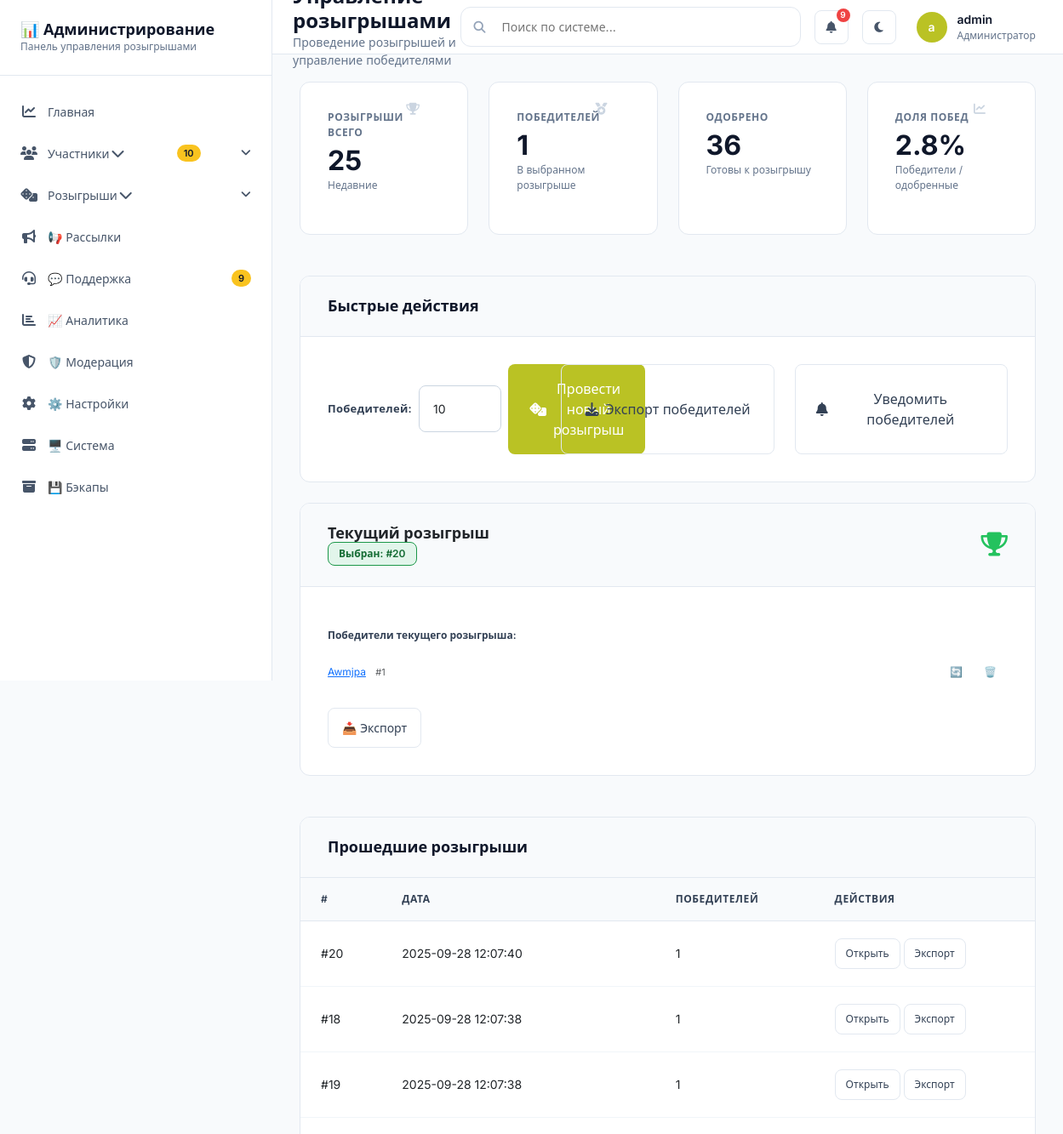
/admin/lottery (signed in, upper part), run on an earlier commit of the app's database.
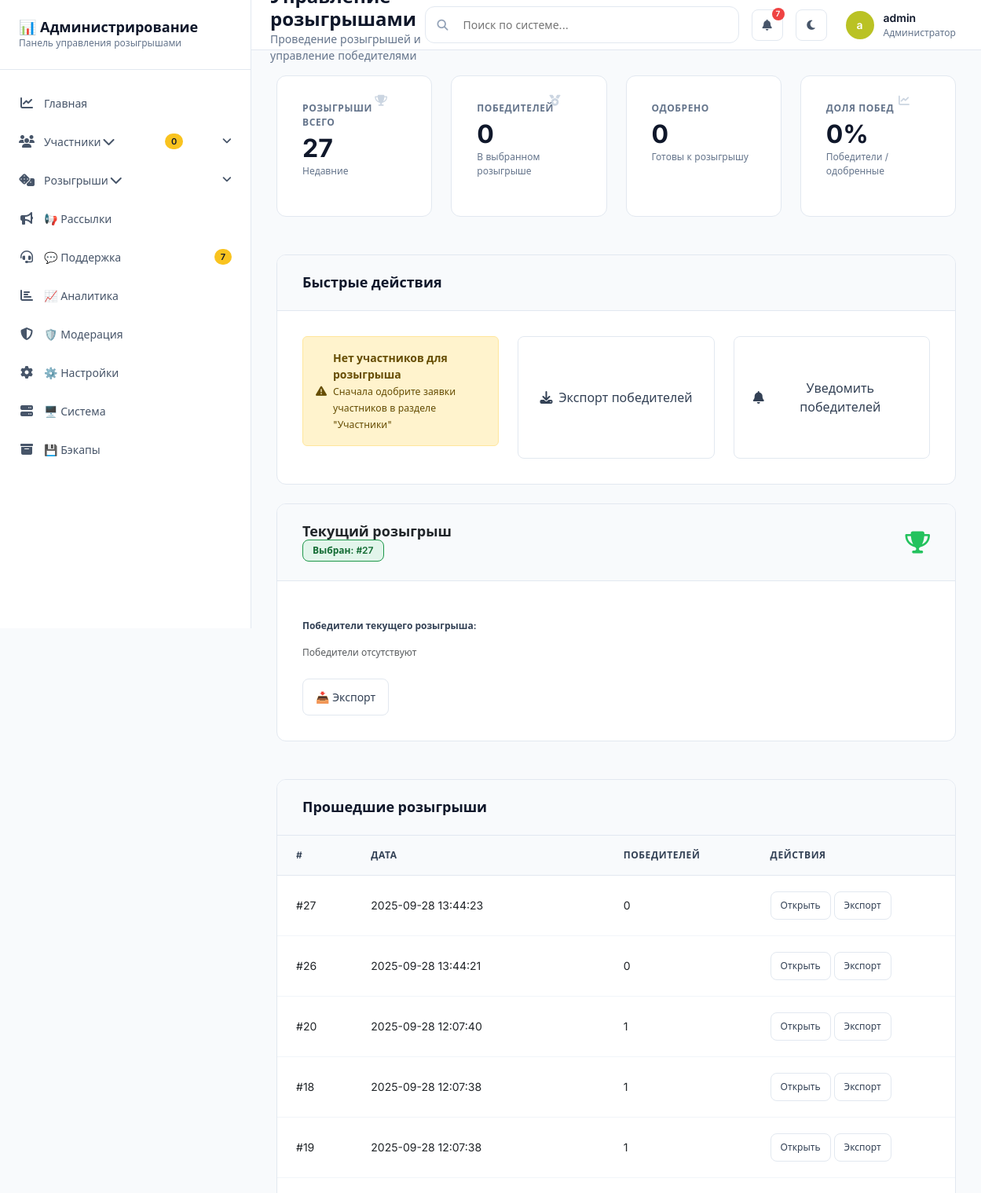
And on a later commit of the database.
### tables this page shows
CREATE TABLE lottery_runs (
        id INTEGER PRIMARY KEY AUTOINCREMENT,
        seed TEXT NOT NULL,
        executed_at TIMESTAMP DEFAULT CURRENT_TIMESTAMP,
        winners_count INTEGER NOT NULL
    );

CREATE TABLE winners (
        id INTEGER PRIMARY KEY AUTOINCREMENT,
        run_id INTEGER NOT NULL,
        participant_id INTEGER NOT NULL,
        lottery_date TIMESTAMP DEFAULT CURRENT_TIMESTAMP,
        position INTEGER,
        prize_description TEXT,
        claimed BOOLEAN DEFAULT FALSE,
        FOREIGN KEY(run_id) REFERENCES lottery_runs(id),
        FOREIGN KEY(participant_id) REFERENCES participants(id)
    );

CREATE TABLE participants (
        id INTEGER PRIMARY KEY AUTOINCREMENT,
        telegram_id BIGINT UNIQUE NOT NULL,
        username TEXT,
        full_name TEXT NOT NULL,
        phone_number TEXT UNIQUE NOT NULL,
        loyalty_card TEXT UNIQUE NOT NULL,
        photo_path TEXT,
        status TEXT DEFAULT 'pending',
        registration_date TIMESTAMP DEFAULT CURRENT_TIMESTAMP,
        updated_at TIMESTAMP
    , admin_notes TEXT);

### web/routes/admin.py (the view)
@admin_bp.route("/lottery")
@login_required
def lottery():
    db = _get_admin_db()
    runs = db.list_lottery_runs(limit=50)
    selected_run = request.args.get("run_id", type=int)
    winners = db.list_winners(run_id=selected_run or (runs[0]["id"] if runs else None), limit=200)
    lottery_stats = {
        "total_draws": len(runs),
        "total_winners": len(winners),
        "win_rate": 0.0
    }
    stats = db.get_statistics()
    approved_count = stats.get("approved_participants", 0)
    winners_count = len(set(w["participant_id"] for w in winners))
    eligible_count = max(0, approved_count - winners_count)
    if approved_count > 0:
        lottery_stats["win_rate"] = (winners_count / approved_count) * 100
    return render_template(
        "lottery.html",
        runs=runs,
        winners=winners,
        selected_run=selected_run,
        lottery_stats=lottery_stats,
        eligible_count=eligible_count,
        stats=stats,
    )

### database/admin_queries.py (called while the page is built)
    def _connect(self) -> sqlite3.Connection:
        conn = sqlite3.connect(
            self.db_path,
            timeout=30.0,  # 30 second timeout
            isolation_level=None  # Autocommit mode for better performance
        )
        conn.row_factory = sqlite3.Row
        conn.execute("PRAGMA journal_mode=WAL")
        conn.execute("PRAGMA synchronous=NORMAL")
        conn.execute("PRAGMA cache_size=-64000")  # 64MB cache
        conn.execute("PRAGMA temp_store=MEMORY")
        conn.execute("PRAGMA mmap_size=268435456")  # 256MB mmap
        return conn

    def list_lottery_runs(self, limit: int = 20) -> List[sqlite3.Row]:
        with self._connect() as conn:
            return conn.execute(
                "SELECT id, seed, executed_at, winners_count FROM lottery_runs ORDER BY executed_at DESC LIMIT ?",
                (limit,),
            ).fetchall()

### web/routes/admin.py (called while the page is built)
def _get_admin_db() -> AdminDatabase:
    try:
        config = current_app.config
        db_path = config.get("DATABASE_PATH", "data/lottery_bot.sqlite")
        return AdminDatabase(db_path=db_path)
    except Exception as e:
        current_app.logger.error(f"Failed to connect to admin database: {e}")
        raise

### web/templates/lottery.html (shortened to what the changed rows need)
{% extends "base.html" %}
{% block content %}
<div class="grid grid-cols-4 gap-4 mb-6">
    <div class="card metric-card hover-elevate">
        <div class="card-body">
            <div class="metric-title">Розыгрыши всего</div>
            <div class="metric-value">{{ runs|length }}</div>
            <div class="metric-subtitle">Недавние</div>
            <i class="fas fa-trophy metric-icon"></i>
        </div>
    </div>
    <div class="card metric-card hover-elevate">
        <div class="card-body">
            <div class="metric-title">Победителей</div>
            <div class="metric-value">{{ winners|length }}</div>
            <div class="metric-subtitle">В выбранном розыгрыше</div>
            <i class="fas fa-medal metric-icon"></i>
        </div>
    </div>
    <div class="card metric-card hover-elevate">
        <div class="card-body">
            <div class="metric-title">Одобрено</div>
            <div class="metric-value">{{ stats.approved_participants or 0 }}</div>
            <div class="metric-subtitle">Готовы к розыгрышу</div>
            <i class="fas fa-users-check metric-icon"></i>
        </div>
    </div>
    <div class="card metric-card hover-elevate">
        <div class="card-body">
            <div class="metric-title">Доля побед</div>
            <div class="metric-value">{{ ('%.1f' % lottery_stats.win_rate)|replace('.0','') }}%</div>
            <div class="metric-subtitle">Победители / одобренные</div>
            <i class="fas fa-chart-line metric-icon"></i>
        </div>
    </div>
</div>
<div class="card mb-6">
    <div class="card-header">
        <h2 class="card-title">Быстрые действия</h2>
    </div>
    <div class="card-body">
        <div class="grid grid-cols-3 gap-4">
            {% if stats.approved_participants > 0 %}
            <form method="POST" action="{{ url_for('admin.run_lottery') }}" class="d-flex align-items-center gap-2">
                <label class="form-label mb-0">Победителей:</label>
                <input type="number" min="1" max="{{ stats.approved_participants }}" value="10" name="winners" class="form-control" style="width: 120px;"/>
                <button class="btn btn-primary btn-lg" type="submit">
                <i class="fas fa-dice"></i>
                Провести новый розыгрыш
                </button>
            </form>
            {% else %}
            <div class="alert alert-warning d-flex align-items-center">
                <i class="fas fa-exclamation-triangle me-2"></i>
                <div>
                    <strong>Нет участников для розыгрыша</strong><br>
                    <small>Сначала одобрите заявки участников в разделе "Участники"</small>
                </div>
            </div>
            {% endif %}
        </div>
    </div>
</div>
<div class="grid grid-cols-1 gap-6">
    <div class="card lottery-card hover-elevate">
        <div class="card-header lottery-header">
            <div style="flex: 1;">
                <h2 class="lottery-title">Текущий розыгрыш</h2>
                <span class="status-badge status-approved">Выбран: {% if selected_run %}#{{ selected_run }}{% else %}{% if runs %}#{{ runs[0].id }}{% else %}-{% endif %}{% endif %}</span>
            </div>
        </div>
        <div class="card-body">
            <div class="lottery-winners">
                <ul class="winner-list">
                    {% for w in winners %}
                    <li class="winner-item">
                        <div>
                            <a href="{{ url_for('admin.winner_detail', winner_id=w.id) }}">{{ w.full_name or ('ID ' ~ w.participant_id) }}</a>
                            <span class="text-muted" style="font-size: 11px; margin-left: var(--space-2);">#{{ w.position }}</span>
                        </div>
                        <div class="btn-group">
                            <button class="btn btn-sm btn-outline-secondary" data-bs-toggle="modal" data-bs-target="#confirmationModal" data-bs-title="Перерозыгрыш позиции #{{ w.position }}?" data-bs-body='<div class="mb-2">Укажите причину перерозыгрыша:</div><input type="text" class="form-control" placeholder="Причина" required oninput="document.querySelector(`#confirmActionForm input[name=reason]`)?.setAttribute(`value`, this.value)">' data-bs-action="{{ url_for('admin.reroll_winner', winner_id=w.id) }}" data-bs-fields='{"reason":""}'>🔄</button>
                            <button class="btn btn-sm btn-outline-danger" data-bs-toggle="modal" data-bs-target="#confirmationModal" data-bs-title="Удалить победителя?" data-bs-body="Это действие нельзя отменить." data-bs-action="{{ url_for('admin.delete_winner', winner_id=w.id) }}">🗑️</button>
                        </div>
                    </li>
                    {% else %}
                    <li class="winner-item">
                        <span class="text-muted">Победители отсутствуют</span>
                    </li>
                    {% endfor %}
                </ul>
            </div>
        </div>
    </div>
    <div class="card">
        <div class="card-header">
            <h2 class="card-title">Прошедшие розыгрыши</h2>
        </div>
        <div class="card-body p-0">
            <div class="table-responsive">
                <table class="data-table">
                    <thead><tr><th>#</th><th>Дата</th><th>Победителей</th><th>Действия</th></tr></thead>
                    <tbody>
                        {% for r in runs %}
                        <tr>
                            <td>#{{ r.id }}</td>
                            <td>{{ r.executed_at }}</td>
                            <td>{{ r.winners_count }}</td>
                            <td>
                                <a class="btn btn-sm btn-outline" href="{{ url_for('admin.lottery', run_id=r.id) }}">Открыть</a>
                                <a class="btn btn-sm btn-outline" href="{{ url_for('admin.export_winners', run_id=r.id) }}">Экспорт</a>
                            </td>
                        </tr>
                        {% endfor %}
                    </tbody>
                </table>
            </div>
        </div>
    </div>
</div>
{% endblock %}

What changed in the data, as far as the page shows it:
removed winners: full_name "Awmjpa", position "1"
added lottery_runs: id "27", executed_at "2025-09-28 13:44:23", winners_count "0"
added lottery_runs: id "26", executed_at "2025-09-28 13:44:21", winners_count "0"
Also different on the page:
{{ runs|length }}: "25" → "27"
{{ winners|length }}: "1" → "0"
{{ stats.approved_participants or 0 }}: "36" → "0"
{{ ('%.1f' % lottery_stats.win_rate)|replace('.0','') }}: "2.8" → "0"
form field winners: "10" → (not shown)
{{ runs[0].id }}: "20" → "27"
text no longer shown: "10 9 9 Победителей: Провести новый розыгрыш"
text now shown: "0 7 7 Нет участников для розыгрыша Сначала одобрите заявки участников в разделе \"Участники\" Победители отсутствуют"
